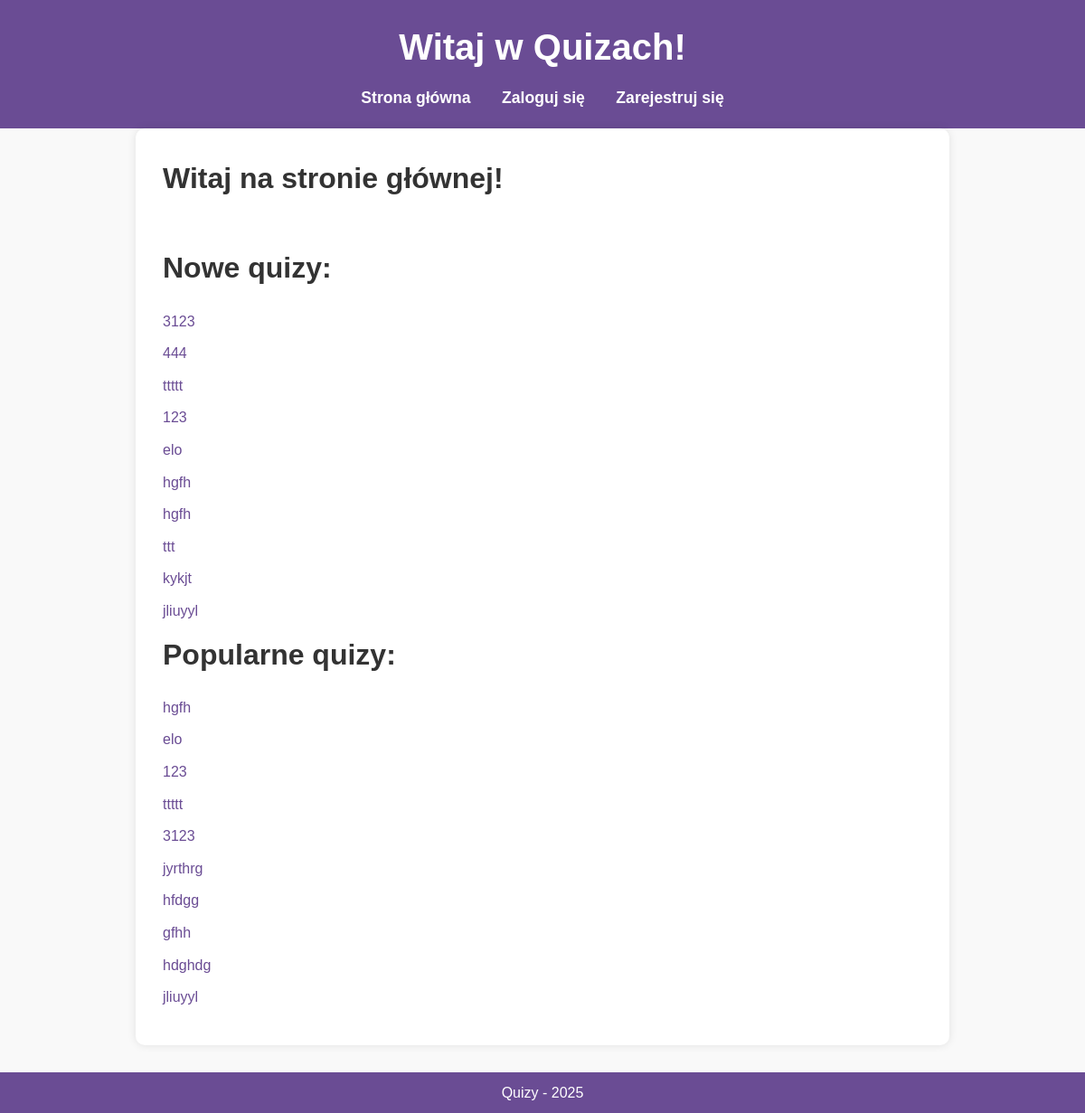
Page /quizes/ on the committed database.
### quizes/models.py (models this page shows, shortened)
class Quiz(models.Model):
    title = models.CharField(max_length=200)
    description = models.TextField()
    created_by = models.ForeignKey(User, on_delete=models.CASCADE, default=1)
    created_at = models.DateTimeField(auto_now_add=True)
    class Meta:
        ordering = ['-created_at']  # najnowsze quizy na górze

### quizes/views.py (the view)
# urls.py: 2. Add a URL to urlpatterns:  path('', views.home, name='home')
def home(request):
    newest_quizzes = Quiz.objects.all()[:10]
    popular_quizzes = Quiz.objects.annotate(num_results=Count('quizresult')).order_by('-num_results')[:10]
    return render(request, 'quizes/home.html', {'newest_quizzes': newest_quizzes, 'popular_quizzes': popular_quizzes})

### quizes/templates/quizes/home.html
{% extends "base_generic.html" %}
{% block content %}
    <h1>Witaj na stronie głównej!</h1>
    <nav>
        <ul>
            <li><a href="{% url 'create_quiz' %}">Stwórz quiz</a></li>
        </ul>
    </nav>
    <h2>Nowe quizy:</h2>
    <ul>
        {% for quiz in newest_quizzes %}
            <li><a href="{% url 'solve_quiz' quiz.id %}">{{ quiz.title }}</a></li>
        {% endfor %}
    </ul>
    <h2>Popularne quizy:</h2>
    <ul>
        {% for quiz in popular_quizzes %}
            <li><a href="{% url 'solve_quiz' quiz.id %}">{{ quiz.title }}</a></li>
        {% endfor %}
    </ul>
{% endblock %}

### quizes/static/quizes/style.css (style rules this page uses)
* { margin: 0; padding: 0; box-sizing: border-box; }
body { font-family: 'Arial', sans-serif; background-color: #f9f9f9; color: #333; line-height: 1.6; margin: 0; }
nav a { color: #fff; text-decoration: none; margin: 0 15px; font-weight: bold; font-size: 1.1rem; }
h2 { font-size: 2rem; margin-bottom: 20px; }
ul { list-style-type: none; }
ul li { margin: 10px 0; }
a { color: #6a4c94; text-decoration: none; }

### rows in the picture
Quiz: title "3123"
Quiz: title "444"
Quiz: title "ttttt"
Quiz: title "123"
Quiz: title "elo"
Quiz: title "hgfh"
Quiz: title "hgfh"
Quiz: title "ttt"
Quiz: title "kykjt"
Quiz: title "jliuyyl"
Quiz: title "jyrthrg"
Quiz: title "hfdgg"
Quiz: title "gfhh"
Quiz: title "hdghdg"
Quiz: title "jliuyyl"
